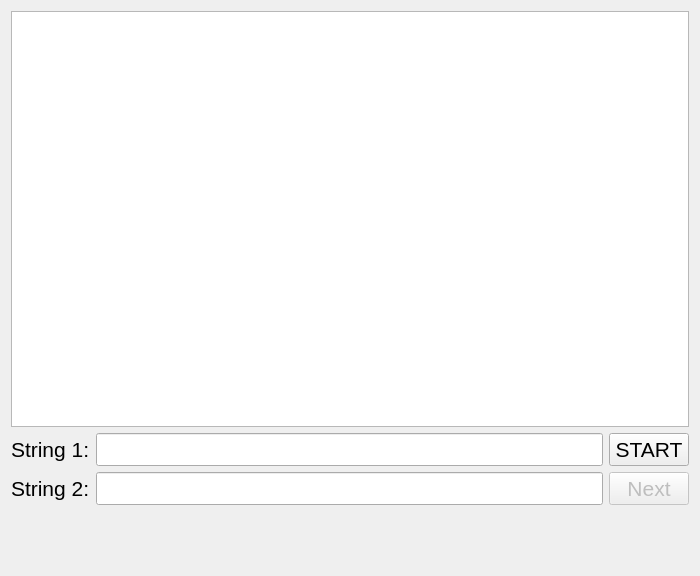
<?xml version="1.0" encoding="UTF-8"?>
<ui version="4.0">
 <class>MainWindow</class>
 <widget class="QMainWindow" name="MainWindow">
  <property name="geometry">
   <rect>
    <x>0</x>
    <y>0</y>
    <width>700</width>
    <height>576</height>
   </rect>
  </property>
  <property name="windowTitle">
   <string>Levenshtein distance - Arkadiusz97</string>
  </property>
  <widget class="QWidget" name="centralWidget">
   <layout class="QVBoxLayout" name="verticalLayout">
    <item>
     <widget class="QTableView" name="tableViewMatrix">
      <property name="font">
       <font>
        <pointsize>16</pointsize>
       </font>
      </property>
     </widget>
    </item>
    <item>
     <layout class="QHBoxLayout" name="horizontalLayout">
      <item>
       <widget class="QLabel" name="labelString1">
        <property name="font">
         <font>
          <pointsize>16</pointsize>
         </font>
        </property>
        <property name="text">
         <string>String 1:</string>
        </property>
       </widget>
      </item>
      <item>
       <widget class="QLineEdit" name="lineEditString1">
        <property name="font">
         <font>
          <pointsize>16</pointsize>
         </font>
        </property>
        <property name="text">
         <string/>
        </property>
       </widget>
      </item>
      <item>
       <widget class="QPushButton" name="pushButtonStart">
        <property name="font">
         <font>
          <pointsize>16</pointsize>
         </font>
        </property>
        <property name="text">
         <string>START</string>
        </property>
       </widget>
      </item>
     </layout>
    </item>
    <item>
     <layout class="QHBoxLayout" name="horizontalLayout_2">
      <item>
       <widget class="QLabel" name="labelString2">
        <property name="font">
         <font>
          <pointsize>16</pointsize>
         </font>
        </property>
        <property name="text">
         <string>String 2:</string>
        </property>
       </widget>
      </item>
      <item>
       <widget class="QLineEdit" name="lineEditString2">
        <property name="font">
         <font>
          <pointsize>16</pointsize>
         </font>
        </property>
        <property name="text">
         <string/>
        </property>
       </widget>
      </item>
      <item>
       <widget class="QPushButton" name="pushButtonNext">
        <property name="enabled">
         <bool>false</bool>
        </property>
        <property name="font">
         <font>
          <pointsize>16</pointsize>
         </font>
        </property>
        <property name="text">
         <string>Next</string>
        </property>
       </widget>
      </item>
     </layout>
    </item>
    <item>
     <widget class="QLabel" name="labelDistanceLevenshtein">
      <property name="font">
       <font>
        <pointsize>16</pointsize>
       </font>
      </property>
      <property name="text">
       <string/>
      </property>
     </widget>
    </item>
    <item>
     <widget class="QLabel" name="labelSimilarity">
      <property name="font">
       <font>
        <pointsize>16</pointsize>
       </font>
      </property>
      <property name="text">
       <string/>
      </property>
     </widget>
    </item>
   </layout>
  </widget>
 </widget>
 <layoutdefault spacing="6" margin="11"/>
 <resources/>
 <connections/>
</ui>
